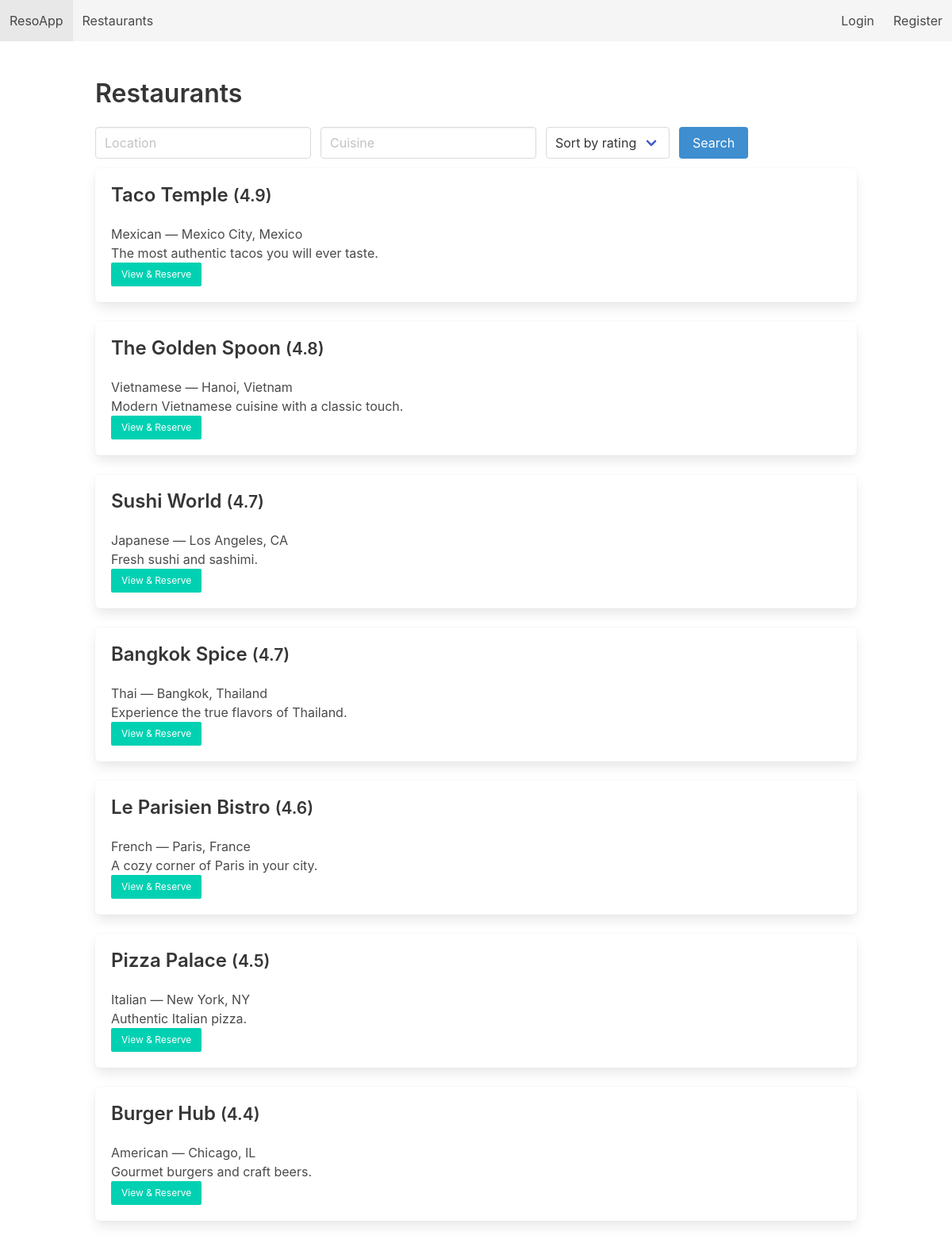
The app's page /restaurants with its own data.
### tables this page shows
CREATE TABLE Restaurants (
        restaurant_id INTEGER PRIMARY KEY AUTOINCREMENT,
        name          TEXT NOT NULL,
        location      TEXT NOT NULL,
        cuisine       TEXT,
        rating        REAL CHECK (rating >= 0 AND rating <= 5),
        description   TEXT,
        opening_time  TEXT,
        closing_time  TEXT,
        created_at    DATE DEFAULT (DATE('now'))
    );

### app.py (the view)
@app.route('/restaurants')
def restaurants():
    q_location = request.args.get('location', '').strip()
    q_cuisine = request.args.get('cuisine', '').strip()
    q_sort = request.args.get('sort', 'rating')  # rating or name
    sql = "SELECT * FROM Restaurants WHERE 1=1"
    params = []
    if q_location:
        sql += " AND location LIKE ?"
        params.append(f"%{q_location}%")
    if q_cuisine:
        sql += " AND cuisine LIKE ?"
        params.append(f"%{q_cuisine}%")
    if q_sort == 'rating':
        sql += " ORDER BY rating DESC"
    else:
        sql += " ORDER BY name ASC"
    db = get_db()
    cur = db.execute(sql, params)
    rows = cur.fetchall()
    return render_template('restaurants.html', restaurants=rows, q_location=q_location, q_cuisine=q_cuisine)

### app.py (called while the page is built)
def get_db():
    if 'db' not in g:
        g.db = sqlite3.connect(DB_PATH, detect_types=sqlite3.PARSE_DECLTYPES)
        g.db.row_factory = sqlite3.Row
        g.db.execute("PRAGMA foreign_keys = ON;")
    return g.db

### templates/restaurants.html (shortened to what this page needs)
{% extends "base.html" %}
{% block content %}
<h2 class="title">Restaurants</h2>
<form method="get" class="mb-3">
  <div class="field is-grouped">
    <div class="control"><input class="input" name="location" placeholder="Location" value="{{ q_location }}"></div>
    <div class="control"><input class="input" name="cuisine" placeholder="Cuisine" value="{{ q_cuisine }}"></div>
    <div class="control">
      <div class="select">
        <select name="sort">
          <option value="rating">Sort by rating</option>
        </select>
      </div>
    </div>
    <div class="control"><button class="button is-info">Search</button></div>
  </div>
</form>
<div>
  {% for r in restaurants %}
    <div class="box">
      <h3 class="title is-4">{{ r['name'] }} <small>({{ r['rating'] }})</small></h3>
      <p>{{ r['cuisine'] }} — {{ r['location'] }}</p>
      <p>{{ r['description'] }}</p>
      <a class="button is-small is-primary" href="{{ url_for('restaurant_detail', rid=r['restaurant_id']) }}">View & Reserve</a>
    </div>
  {% else %}
    <p>No restaurants found.</p>
  {% endfor %}
</div>
{% endblock %}

### records on screen
Restaurants: name "Taco Temple", rating "4.9", cuisine "Mexican", location "Mexico City, Mexico", description "The most authentic tacos you will ever taste."
Restaurants: name "The Golden Spoon", rating "4.8", cuisine "Vietnamese", location "Hanoi, Vietnam", description "Modern Vietnamese cuisine with a classic touch."
Restaurants: name "Sushi World", rating "4.7", cuisine "Japanese", location "Los Angeles, CA", description "Fresh sushi and sashimi."
Restaurants: name "Bangkok Spice", rating "4.7", cuisine "Thai", location "Bangkok, Thailand", description "Experience the true flavors of Thailand."
Restaurants: name "Le Parisien Bistro", rating "4.6", cuisine "French", location "Paris, France", description "A cozy corner of Paris in your city."
Restaurants: name "Pizza Palace", rating "4.5", cuisine "Italian", location "New York, NY", description "Authentic Italian pizza."
Restaurants: name "Burger Hub", rating "4.4", cuisine "American", location "Chicago, IL", description "Gourmet burgers and craft beers."
